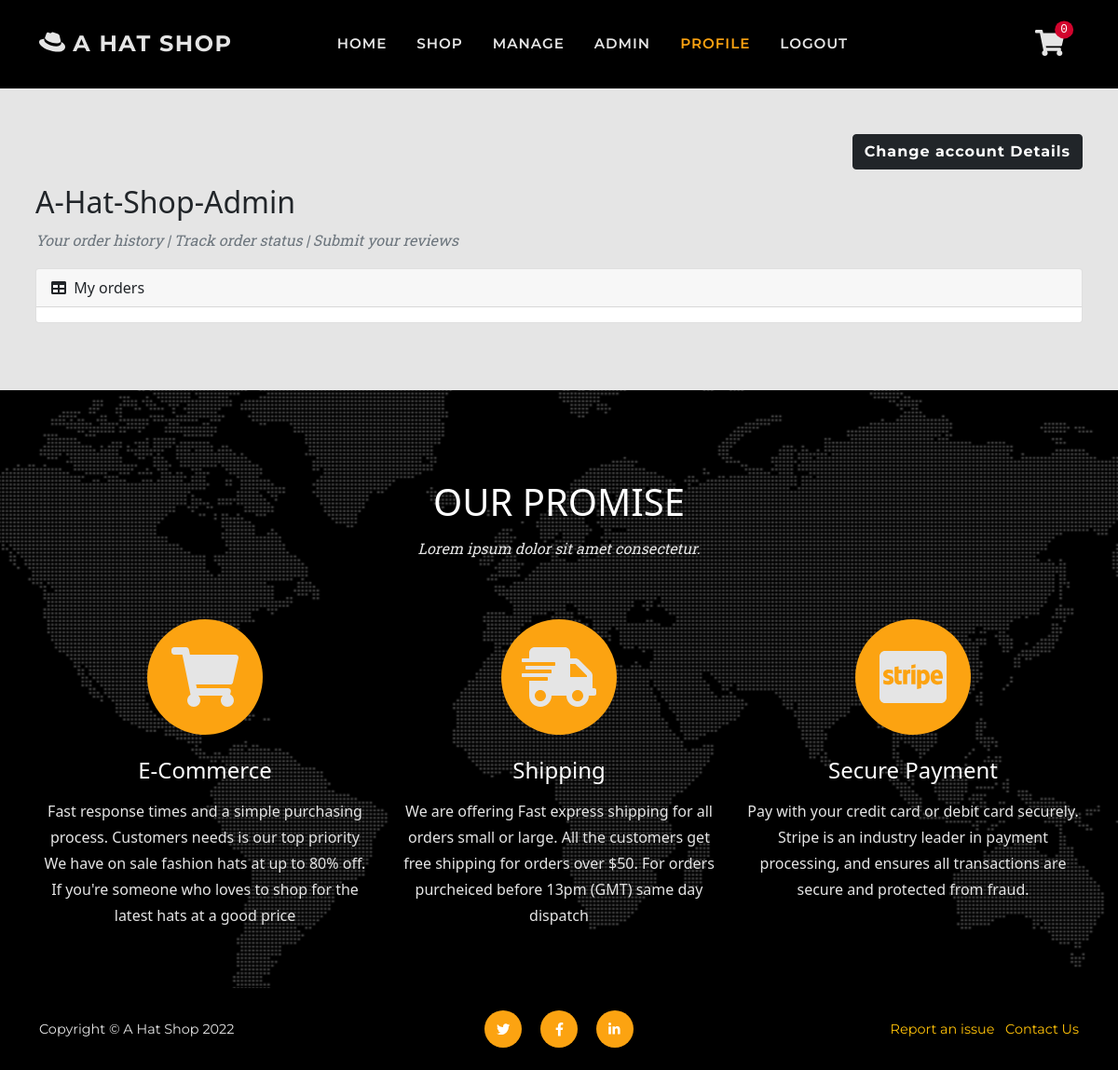
The page /user/ (signed in) on the database as committed earlier.
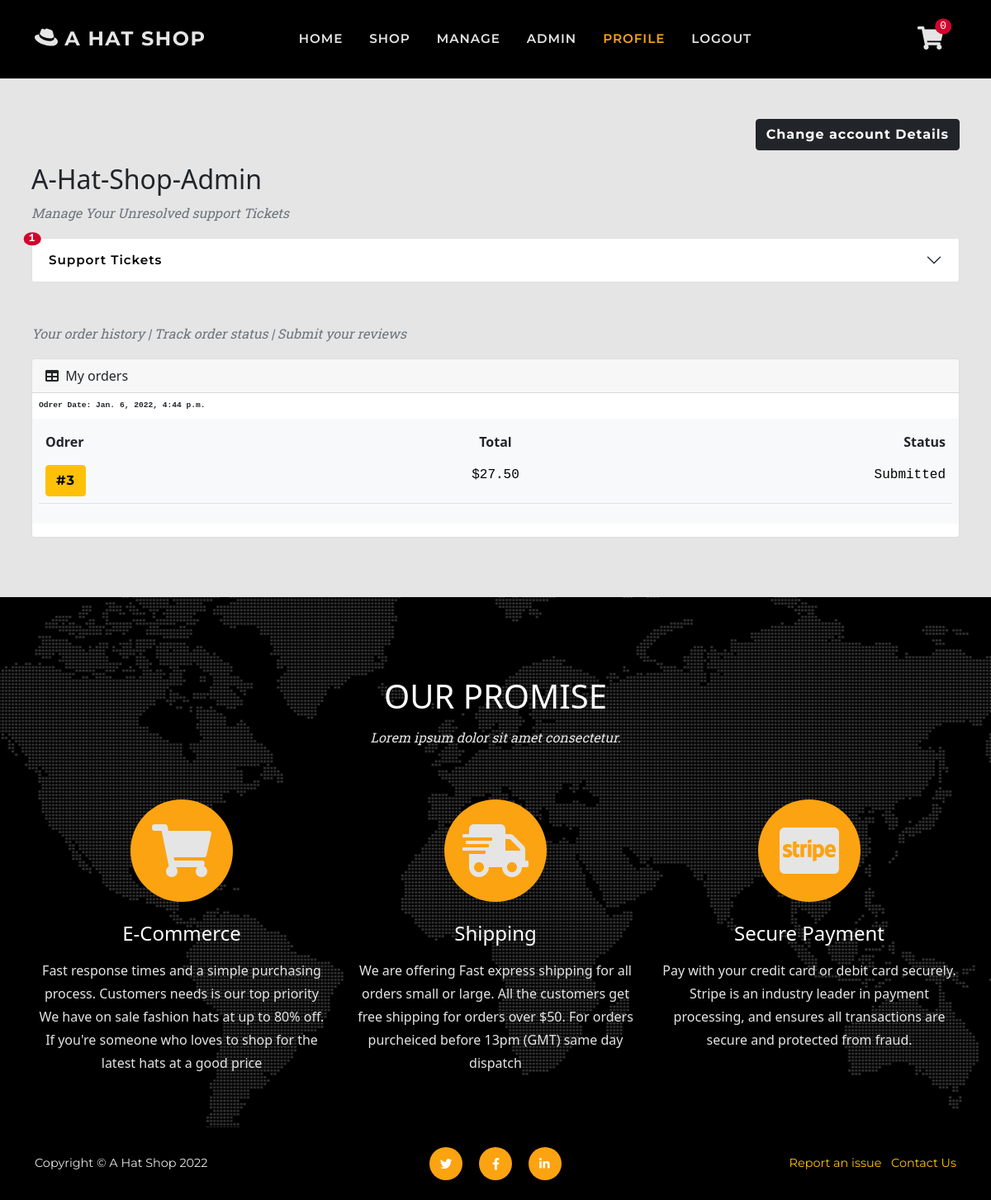
The same page on the database as committed later.
### checkout/models.py (models this page shows, shortened)
class Order(models.Model):
    SUBMITTED = 'Submitted'
    PAYMENT = 'Payment received'
    PROCESSED = 'Proccessed'
    SHIPPED = 'Shipped'
    CANCELLED = 'Cancelled'
    COMPLETED = 'Completed'
    ORDER_STATUS = [
        (SUBMITTED, 'Submitted'),
        (PAYMENT, 'Payment received'),
        (PROCESSED, 'Proccessed'),
        (SHIPPED, 'Shipped'),
        (CANCELLED, 'Cancelled'),
        (COMPLETED, 'Completed'),
    ]
    date = models.DateTimeField(auto_now_add=True)
    status = models.CharField(
        max_length=50, default=SUBMITTED, choices=ORDER_STATUS)
    order_number = models.CharField(
        max_length=32, null=False, editable=False)
    total = models.DecimalField(
        max_digits=10, decimal_places=2, default=0)
    delivery = models.DecimalField(
        max_digits=6, decimal_places=2, default=0)
    items = models.TextField(
        null=False, blank=False, default='')
    stripe_pid = models.CharField(
        max_length=254, null=False, blank=False, default='')
    paid = models.BooleanField(default=False)
    user_profile = models.ForeignKey(
        User, on_delete=models.SET_NULL,
        null=True, blank=True, related_name='orders')
    full_name = models.CharField(max_length=50)
    email = models.EmailField(max_length=50)
    shipping_name = models.CharField(max_length=50)
    address_line_1 = models.CharField(max_length=100)
    address_line_2 = models.CharField(max_length=100, blank=True)
    city = models.CharField(max_length=60)
    county = models.CharField(max_length=60, blank=True)
    postcode = models.CharField(max_length=30, blank=True)
    country = CountryField(blank_label='Country')
    def __str__(self):
        return str(f'Order #{self.id}')

### customers/views.py (the view)
# urls.py: path('user/', include('customers.urls')),
@login_required
def customers(request):
    order_count = None
    all_orders = False
    profile = request.user
    issues = profile.user_support.all().exclude(status='Resolved')
    issues_count = issues.count()
    reviews = request.user.user_review.all()
    print(profile.orders)
    if profile.orders:
        if 'all' in request.GET:
            orders = profile.orders.all()
            all_orders = True
        else:
            orders = profile.orders.all()[:10]
            order_count = orders.count()
    else:
        orders = False
    context = {
            'issues_count': issues_count,
            'order_count': order_count,
            'reviews': reviews,
            'all': all_orders,
            'issues': issues,
            'orders': profile.orders.all(),
        }
    return render(request, 'profile/profile.html', context)

### customers/templates/profile/profile.html (shortened to what this page needs)
{% extends 'base.html' %}
{% load static %}
{% load thumbnail %}
{% load crispy_forms_tags %}
{% block extra_css %}
<link href="{% static 'css/customers.css' %}" rel="stylesheet" />
{% endblock %}
{% block page_header %}
    <header class="py-5">
    </header>
{% endblock %}
{% block content %}
<section class="page-section">
    <div class="container px-sm-2">
        <div class="col-12 text-left">
            <p class="col-12 text-end"><a class="btn btn-dark orrange" href="{% url 'user_details' %}">Change account
                    Details</a></p>
        </div>
        <h2 class="text-capitalize">{{ request.user }}</h2>
        {% if issues %}
        <div>
            <p class="text-muted text-italic">Manage Your Unresolved support Tickets
        </div>
        <div class="accordion mb-5 d-grid gap-2" id="accordionOne">
            <div class="accordion-item">
                <h2 class="accordion-header">
                    <button class="accordion-button position-relative collapsed" type="button" data-bs-toggle="collapse"
                        data-bs-target="#collapseFour" aria-expanded="true" aria-controls="collapseFour">
                        Support Tickets
                        <span
                            class="cart-pill text-white position-absolute top-0 start-0 translate-middle font-monospace bg-success {% if sale_coun != 0 %}bg-danger{% endif %} rounded-circle">
                            {{ issues_count }}
                        </span>
                    </button>
                </h2>
            </div>
        </div>
        {% endif %}
        <p class="text-muted text-italic">Your order history | Track order status | Submit your reviews</p>
        <div class="card mb-4">
            <div class="card-header">
                <i class="fas fa-table me-1"></i>
                My orders
            </div>
            <div class="card-body p-0">
                <table class="table table-borderless">
                    {% if orders %}
                    {% for order in orders reversed %}
                    <thead>
                        <tr>
                            <th class="time font-monospace">Odrer Date: {{ order.date }}</th>
                        </tr>
                    </thead>
                    <tbody>
                        <tr class="table-light ">
                            <td>
                                <table class="table table-borderless">
                                    <thead>
                                        <tr>
                                            <th>Odrer</th>
                                            <th class="text-center">Total</th>
                                            <th class="text-end">Status</th>
                                        </tr>
                                    </thead>
                                    <tbody class="border-bottom">
                                        <tr class="table-light">
                                            <td class="col-4"><a class="btn btn-warning"
                                                    href="{% url 'order_history' order.order_number %}"
                                                    title="{{ order.order_number }}">
                                                    #{{ order.id}}
                                                </a></td>
                                            <td class="font-monospace col-4 text-center">${{ order.total }}</td>
                                            <td class="font-monospace col-4 text-end">{{ order.status }}</td>
                                        </tr>
                                    </tbody>
                                </table>
                            </td>
                        </tr>
                    </tbody>
                    {% endfor %}
                    {% endif %}
                </table>
            </div>
        </div>
    </div>
</section>
{% endblock %}

### templates/base.html (shortened to what this page needs)
<!doctype html>
<html lang="en">
<head>
    {% load static %}
    {% block corecss %}
    <link rel="stylesheet" href="https://cdn.jsdelivr.net/npm/bootstrap@5.1.3/dist/css/bootstrap.min.css"
>
    <link href="{% static 'css/base.css' %}" rel="stylesheet" />
    <link href="{% static 'css/reviews.css' %}" rel="stylesheet" />
    <link href="{% static 'css/forms.css' %}" rel="stylesheet" />
    {% endblock %}
    {% block extra_css %}
    {% endblock %}
</head>
<body>
    {% include 'includes/nav.html' %}
    {% block page_header %}
    {% endblock %}
    {% block content %}
    {% endblock %}
    {% include 'includes/promise.html' %}
    {% include 'includes/footer.html' %}
</body>
</html>

### templates/includes/nav.html (shortened to what this page needs)
    <nav class="navbar navbar-expand-md fixed-top flex-column" id="mainNav">
        <div class="container">
            <div><a class="navbar-brand d-none d-sm-block d-md-none d-lg-block" href="{% url 'home' %}"><i
                        class="fab h3 my-auto fa-redhat"> </i> A hat Shop</a>
            </div>
            <div class="collapse navbar-collapse" id="navbarResponsive">
                <ul class="navbar-nav text-uppercase ms-auto me-md-auto py-1 py-lg-0">
                    <li class="nav-item"><a class="nav-link {% if request.get_full_path == '/' %}disabled{% endif %}"
                            href="{% url 'home' %}">home</a></li>
                    <li class="nav-item"><a class="nav-link {% if shop %}disabled{% endif %}"
                            href="{% url 'shop' %}">shop</a></li>
                    {% if request.user.is_authenticated %}
                    {% if request.user.is_superuser %}
                    <li class="nav-item"><a
                            class="nav-link {% if request.get_full_path == '/manage/' %}disabled{% endif %}"
                            href="{% url 'admin_view' %}">Manage</a></li>
                    <li class="nav-item"><a class="nav-link" href="{% url 'admin:index' %}">Admin</a></li>
                    {% endif %}
                    <li class="nav-item"><a
                            class="nav-link {% if request.get_full_path == '/user/' %}disabled{% endif %}"
                            href="{% url 'user' %}">Profile</a></li>
                    <li class="nav-item"><a
                            class="nav-link {% if request.get_full_path == '/accounts/logout/' %}disabled{% endif %}"
                            href="{% url 'account_logout' %}">Logout</a></li>
                    {% else %}
                    <li class="nav-item"><a
                            class="nav-link {% if request.get_full_path == '/accounts/login/' %}disabled{% endif %}"
                            href="{% url 'account_login' %}">Login</a></li>
                    {% endif %}
                </ul>
                <div class="d-none d-md-flex ms-auto">
                    <div class="cart nav-link">
                        <a class="position-relative cart" href="{% url 'cart' %}">
                            <i class="fas h3 my-auto fa-shopping-cart">
                            </i>
                            <span
                                class="cart-pill text-white position-absolute top-5 start-98 translate-middle font-monospace bg-danger rounded-circle">
                                {{ item_count }}
                            </span>
                        </a>
                    </div>
                </div>
            </div>
        </div>
    </nav>

### templates/includes/promise.html
<section class="page-section bg-black" id="promise">
    <div class="container">
        <div class="text-center mt-5">
            <h2 class="section-heading text-uppercase text-white">Our Promise</h2>
            <h3 class="section-subheading text-light">Lorem ipsum dolor sit amet consectetur.</h3>
        </div>
        <div class="row text-center">
            <div class="col-md-4">
                <span class="fa-stack fa-4x">
                    <i class="fas fa-circle fa-stack-2x text-warning"></i>
                    <i class="fas fa-shopping-cart fa-stack-1x fa-inverse text-light"></i>
                </span>
                <h4 class="my-3 text-white">E-Commerce</h4>
                <p class="text-light">
                    Fast response times and a simple purchasing process. Customers needs is our top priority
                    We have on sale fashion hats at up to 80% off. If you're someone who loves to shop for the
                    latest hats at a good price
                </p>
            </div>
            <div class="col-md-4">
                <span class="fa-stack fa-4x">
                    <i class="fas fa-circle fa-stack-2x text-warning"></i>
                    <i class="fas fa-shipping-fast fa-stack-1x fa-inverse text-light"></i>
                </span>
                <h4 class="my-3 text-white">Shipping</h4>
                <p class="text-light">
                    We are offering Fast express shipping for all orders small or large.
                    All the customers get free shipping for orders over $50.
                    For orders purcheiced before 13pm (GMT) same day dispatch</p>
            </div>
            <div class="col-md-4">
                <span class="fa-stack fa-4x">
                    <i class="fas fa-circle fa-stack-2x text-warning"></i>
                    <i class="fab fa-cc-stripe fa-stack-1x fa-inverse text-light"></i>
                </span>
                <h4 class="my-3 text-white">Secure Payment</h4>
                <p class="text-light"> Pay with your credit card or debit card securely. Stripe is an industry
                    leader in payment processing, and ensures all transactions are secure and protected from fraud.
                </p>
            </div>
        </div>
    </div>
</section>

### templates/includes/footer.html
<footer class="footer bg-dark py-4">
    <div class="container">
        <div class="row align-items-center">
            <div class="col-lg-4 text-lg-start text-light">Copyright &copy; A Hat Shop 2022</div>
            <div class="col-lg-4 my-3 my-lg-0">
                <a class="btn-social mx-2" href="#!"><i class="fab fa-twitter"></i></a>
                <a class="btn-social mx-2" href="#!"><i class="fab fa-facebook-f"></i></a>
                <a class="btn-social mx-2" href="#!"><i class="fab fa-linkedin-in"></i></a>
            </div>
            <div class="col-lg-4 text-lg-end">
                {% if request.user.is_authenticated %}
                <a class="link-warning me-2 text-decoration-none" href="{% url 'support' %}">Report
                    an issue</a>
                {% endif %}
                <a class="link-warning text-decoration-none" href="{% url 'contact_view' %}">Contact Us</a>
            </div>
        </div>
    </div>
</footer>

Rows that differ between the two databases and show on the page:
added Order: date "Jan. 6, 2022, 4:44 p.m.", id "3", total "27.50", status "Submitted"
Other text that changed with them:
{{ issues_count }}: (not shown) → "1"
text now shown: "Manage Your Unresolved support Tickets Support Tickets"
